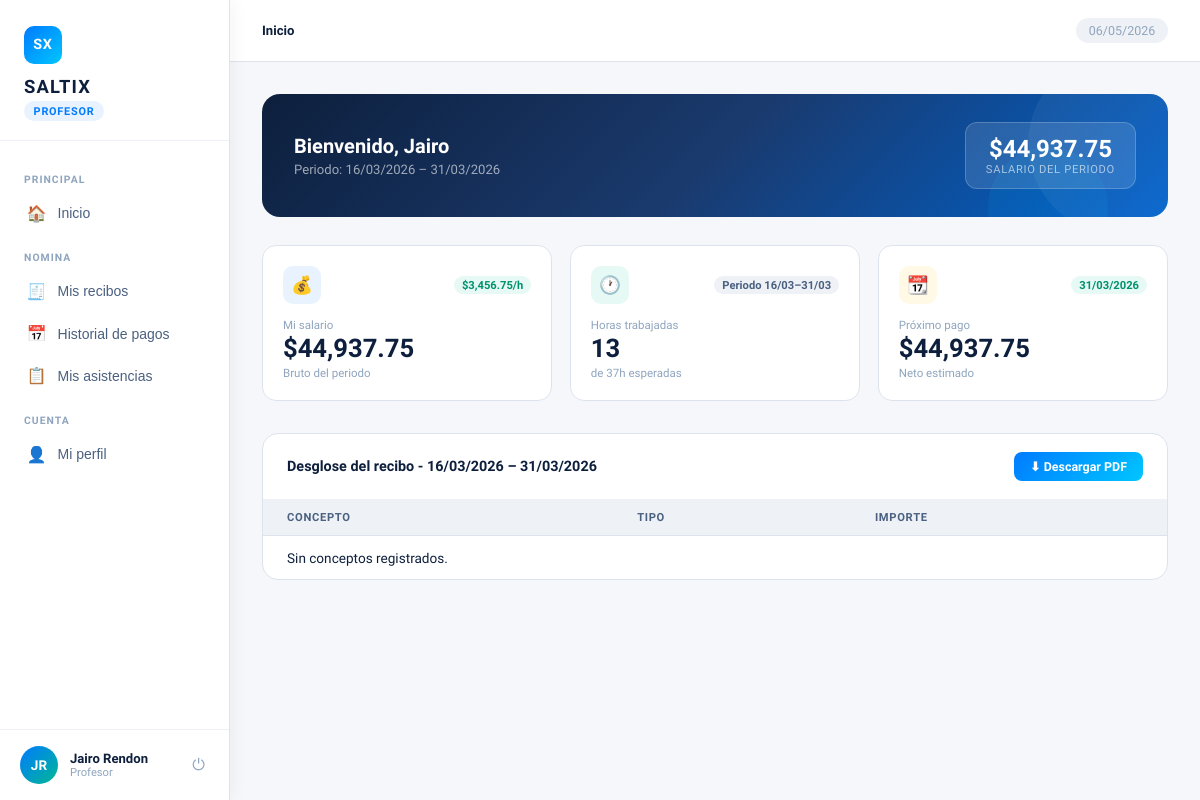
The app's page /profesores/ (signed in) with its own data.
### users/models.py (models this page shows, shortened)
class Usuario(AbstractBaseUser, PermissionsMixin):
    email = models.EmailField(max_length=254, unique=True)
    nombre = models.CharField(max_length=50, blank=False, null=False)
    apellido = models.CharField(max_length=50, blank=False, null=False)
    is_active = models.BooleanField(default=True)
    is_staff = models.BooleanField(default=False)
    date_joined = models.DateTimeField(default=timezone.now)
    last_login = models.DateTimeField(null=True, blank=True)
    rol_id = models.ForeignKey('Rol', on_delete=models.PROTECT, null=True, blank=True, related_name='users')
    objects = UsuarioManager()
    USERNAME_FIELD = "email"
    REQUIRED_FIELDS = ["nombre", "apellido"]

class Rol(models.Model):
    nombre = models.CharField(max_length=50, blank=False, null=False)
    descripcion = models.TextField(max_length=1000, blank=True, null=True)

### Profesores/views.py (the view, shortened to what this page needs)
# urls.py: path("", views.dashboard, name="contabilidad_dashboard"),
@login_required
def dashboard(request):
    usuario = request.user
    profesor = Profesor.objects.select_related("usuario").get(usuario_id=usuario.id)
    diasp = ["LUN", "MAR", "MIE", "JUE", "VIE", "SAB"]
    hoy = timezone.localdate()
    try:
        week_offset = int(request.GET.get("week_offset", 0) or 0)
    except (TypeError, ValueError):
        week_offset = 0
    nav = unjustified_absences_navigation(hoy=hoy)
    max_week_offset = int(nav["max_week_offset"] or 0)
    max_offset_actual = int(nav["max_offset_actual"] or 0)
    prev_offset = nav.get("prev_offset", None)
    prev_offset = int(prev_offset) if prev_offset is not None else None
    week_offset = max(0, min(week_offset, max_week_offset))
    if prev_offset is not None and week_offset > max_offset_actual and week_offset != prev_offset:
        week_offset = prev_offset
    def week_prev(off: int) -> int:
        if prev_offset is not None and off == max_offset_actual:
            return prev_offset
        return min(max_week_offset, off + 1)
    def week_next(off: int) -> int:
        if prev_offset is not None and off == prev_offset:
            return max_offset_actual
        return max(0, off - 1)
    week_offset_prev = week_prev(week_offset)
    week_offset_next = week_next(week_offset)
    periodo_actual = current_payroll_period(hoy=hoy)
    faltas_qs, faltas_rango_semana, faltas_rango_periodo, faltas_rango_efectivo = unjustified_absences_queryset(
        profesor=profesor,
        hoy=hoy,
        week_offset=week_offset,
    )
    inicio_semana = faltas_rango_semana.inicio
    fin_semana = faltas_rango_semana.fin
    asistenciap = Asistencia.objects.filter(profesor=profesor, fecha__range=(inicio_semana, fin_semana))
    clasep = (
        Horario.objects.filter(profesor_id=profesor.id, activo=True).order_by("dia_semana", "hora_inicio")
        .prefetch_related(Prefetch("asistencia_set", queryset=asistenciap, to_attr="_asistencias_semana"))
    )
    horario_color = {}
    horario_estado = {}
    dias_map = {"LUN": 0, "MAR": 1, "MIE": 2, "JUE": 3, "VIE": 4, "SAB": 5}
    for clase in clasep:
        dia_clase = dias_map.get(clase.dia_semana)
        if dia_clase is None:
            continue
        fecha_clase = inicio_semana + timedelta(days=dia_clase)
        estado = obtener_estado_clase(profesor, clase, fecha_clase)
        horario_color[clase.id] = obtener_color_estado(estado)
        horario_estado[clase.id] = estado
    stats = period_stats(profesor=profesor, hoy=hoy)
    kpis = dashboard_kpis(profesor=profesor, hoy=hoy, rango_periodo=periodo_actual)
    horarios_clase = kpis["horarios_clase"]
    minutos_trabajados_periodo = kpis["minutos_trabajados_periodo"]
    minutos_esperados_periodo = kpis["minutos_esperados_periodo"]
    mes_inicio = kpis["mes_inicio"]
    mes_fin = kpis["mes_fin"]
    salario_bruto_real_periodo = kpis["salario_bruto_real_periodo"]
    faltas_paginator = Paginator(faltas_qs, 12)
    faltas_page = faltas_paginator.get_page(request.GET.get("page"))
    context = {
        "fecha_actual": hoy.strftime("%d/%m/%Y"),
        "nombrep": profesor.usuario.nombre,
        "apellidop": profesor.usuario.apellido,
        "salariop": format_money(salario_bruto_real_periodo),
        "salariomensualp": format_money(salario_bruto_real_periodo),
        "salarionetop": f"${format_money(salario_bruto_real_periodo)}",
        "salario_trend_label": f"${format_money(profesor.costo_por_hora)}/h",
        "horasesperadasp": format_hours(minutos_esperados_periodo),
        "horasp": format_hours(minutos_trabajados_periodo),
        "horas_trend_label": f"Periodo {periodo_actual.inicio.strftime('%d/%m')}–{periodo_actual.fin.strftime('%d/%m')}",
        "proximo_pago_fecha": periodo_actual.fin.strftime("%d/%m/%Y"),
        "resumen_mes_label": f"Periodo: {periodo_actual.inicio.strftime('%d/%m/%Y')} – {periodo_actual.fin.strftime('%d/%m/%Y')}",
        "recibo_periodo_label": f"{mes_inicio.strftime('%d/%m/%Y')} – {mes_fin.strftime('%d/%m/%Y')}",
        "recibo_detalle": [],
        "recibos": [],
        "horaclasep": range(5, 24),
        "horaactualp": timezone.localtime(timezone.now()),
        "diasp": diasp,
        "diaactualp": diasp[hoy.weekday()] if hoy.weekday() < 6 else "",
        "is_current_week": inicio_semana <= hoy <= fin_semana and hoy.weekday() < 6,
        "clasep": clasep,
        "asistenciap": asistenciap,
        "horario_color": horario_color,
        "horario_estado": horario_estado,
        "week_offset": week_offset,
        "max_week_offset": max_week_offset,
        "week_offset_prev": week_offset_prev,
        "week_offset_next": week_offset_next,
        "faltas_page": faltas_page,
        "faltas_semana_inicio": faltas_rango_semana.inicio,
        "faltas_semana_fin": faltas_rango_semana.fin,
        "faltas_periodo_inicio": faltas_rango_periodo.inicio,
        "faltas_periodo_fin": faltas_rango_periodo.fin,
        "faltas_rango_efectivo": faltas_rango_efectivo,
        "stat_asistencias": stats.get("asistencias", 0),
        "stat_retardos": stats.get("retardos", 0),
        "stat_faltas": stats.get("faltas", 0),
        "stat_justificadas": stats.get("justificadas", 0),
        "incidencias_profesor": (
            Incidencia.objects.select_related("asistencia", "aprobador")
            .filter(asistencia__profesor=profesor)
            .order_by("-fecha_solicitud", "-id")[:10]
        ),
        **profesor_profile_context(profesor=profesor, hoy=hoy, horarios_clase=horarios_clase),
    }
    return render(request, "Profesores/dashboard.html", context)

### Profesores/templates/Profesores/dashboard.html (shortened to what this page needs)
{% extends "core/layout.html" %}
{% load my_filters %}
{% load static %}
{% block page_css %}
<link rel="stylesheet" href="{% static 'css/dashboard_base.css' %}">
<link rel="stylesheet" href="{% static 'css/dashboard_profesor.css' %}">
{% endblock %}
{% block topbar %}
<header class="topbar">
    <div class="topbar-left">
        <div class="breadcrumb" id="breadcrumb">
        </div>
    </div>
    <div class="topbar-date">{{ fecha_actual }}</div>
</header>
{% endblock %}
{% block content %}
    <div class="page active" id="page-inicio">
        <div class="welcome-banner">
            <div class="welcome-text">
                <h2>Bienvenido, {{ nombrep }}</h2>
                <p>{{ resumen_mes_label }}</p>
            </div>
            <div class="welcome-badge">
                <div class="amount">${{ salariomensualp }}</div>
                <div class="amount-label">Salario del periodo</div>
            </div>
        </div>
        <div class="cards-grid">
            <div class="card">
                <div class="card-top">
                    <div class="card-icon-wrap icon-blue">💰</div>
                    <span class="card-trend trend-up">{{ salario_trend_label }}</span>
                </div>
                <div class="card-label">Mi salario</div>
                <div class="card-value">${{ salariop }}</div>
                <div class="card-sub">Bruto del periodo</div>
            </div>
            <div class="card">
                <div class="card-top">
                    <div class="card-icon-wrap icon-green">🕐</div>
                    <span class="card-trend trend-same">{{ horas_trend_label }}</span>
                </div>
                <div class="card-label">Horas trabajadas</div>
                <div class="card-value">{{ horasp }}</div>
                <div class="card-sub">de {{ horasesperadasp }}h esperadas</div>
            </div>
            <div class="card">
                <div class="card-top">
                    <div class="card-icon-wrap icon-yellow">📆</div>
                    <span class="card-trend trend-up">{{ proximo_pago_fecha }}</span>
                </div>
                <div class="card-label">Próximo pago</div>
                <div class="card-value">{{ salarionetop }}</div>
                <div class="card-sub">Neto estimado</div>
            </div>
        </div>
        <div class="table-wrap">
            <div class="table-header">
                <h3>Desglose del recibo - {{ recibo_periodo_label }}</h3>
                <button class="btn-primary">⬇ Descargar PDF</button>
            </div>
            <table>
                <thead>
                    <tr>
                        <th>Concepto</th>
                        <th>Tipo</th>
                        <th>Importe</th>
                    </tr>
                </thead>
                <tbody>
                {% for item in recibo_detalle %}
                    <tr>
                        <td>{{ item.concepto }}</td>
                        <td><span class="pill {{ item.tipo_clase }}">{{ item.tipo_label }}</span></td>
                        <td>{{ item.importe }}</td>
                    </tr>
                {% empty %}
                    <tr><td colspan="3">Sin conceptos registrados.</td></tr>
                {% endfor %}
                </tbody>
            </table>
        </div>
    </div>
</div>
</div>
{% endblock %}

### core/templates/core/layout.html (shortened to what this page needs)
{% load static %}
<!DOCTYPE html>
<html lang="es">
<head>
  {% block page_css %}{% endblock %}
</head>
<body>
  {% if user.is_authenticated %}
    {% with role=user.rol_id.nombre|default:""|lower %}
      {% if role == "jefatura" %}
        <aside class="sidebar" id="sidebar">
          <div class="sidebar-logo">
            <div class="logo-mark">SX</div>
            <h1>SALTIX</h1>
            <span class="role-tag">Panel de Jefatura</span>
          </div>
          <nav>
            <button class="nav-item active" onclick="showPage('equipo', this)">
              <span class="icon">&#x1F465;</span> Mi equipo
            </button>
            <button class="nav-item" onclick="showPage('asistencia', this)">
              <span class="icon">&#x1F550;</span> Asistencia
            </button>
            <button class="nav-item" onclick="showPage('solicitudes', this)">
              <span class="icon">&#x1F4CB;</span> Solicitudes
              <span class="badge" id="badge-sol" style="position:relative;top:0;right:0;margin-left:auto;background:#e74c3c;color:#fff;border-radius:999px;padding:1px 7px;font-size:0.68rem;">{{ solicitudes_pendientes_total }}</span>
            </button>
            <button class="nav-item" onclick="showPage('reportes', this)">
              <span class="icon">&#x1F4CA;</span> Reportes
            </button>
          </nav>
          <div class="sidebar-profile">
            <div class="avatar">{{ user.nombre|default:"U"|slice:":1" }}{{ user.apellido|default:""|slice:":1" }}</div>
            <div class="profile-info">
              <div class="profile-name">{{ user.nombre }} {{ user.apellido }}</div>
              <div class="profile-role">{{ user.rol_id.nombre|default:"" }}</div>
            </div>
            <form action="{% url 'logout' %}" method="post" class="logout-form">
              {% csrf_token %}
              <button class="logout-btn" type="submit" title="Cerrar sesion">&#x23FB;</button>
            </form>
          </div>
        </aside>
      {% elif role == "profesor"%}
        <aside class="sidebar" id="sidebar">
          <div class="sidebar-logo">
            <div class="logo-mark">SX</div>
            <h1>SALTIX</h1>
            <span class="role-tag">Profesor</span>
          </div>
          <nav>
            <div class="nav-label">Principal</div>
            <button class="nav-item active" onclick="showPage('inicio',this)">
              <span class="icon">&#x1F3E0;</span>
              Inicio
            </button>
            <div class="nav-label">Nomina</div>
            <button class="nav-item" onclick="showPage('recibos',this)">
              <span class="icon">&#x1F9FE;</span>
              Mis recibos
            </button>
            <button class="nav-item" onclick="showPage('historial',this)">
              <span class="icon">&#x1F4C5;</span>
              Historial de pagos
            </button>
            <button class="nav-item" onclick="showPage('asistencias',this)">
              <span class="icon">&#x1F4CB;</span>
              Mis asistencias
            </button>
            <div class="nav-label">Cuenta</div>
            <button class="nav-item" onclick="showPage('perfil',this)">
              <span class="icon">&#x1F464;</span>
              Mi perfil
            </button>
          </nav>
          <div class="sidebar-profile">
            <div class="avatar">{{ user.nombre|default:"U"|slice:":1" }}{{ user.apellido|default:""|slice:":1" }}</div>
            <div class="profile-info">
              <div class="profile-name">{{ user.nombre }} {{ user.apellido }}</div>
              <div class="profile-role">{{ user.rol_id.nombre|default:"" }}</div>
            </div>
            <form action="{% url 'logout' %}" method="post" class="logout-form">
              <button class="logout-btn" type="submit" title="Cerrar sesion">&#x23FB;</button>
            </form>
          </div>
        </aside>
      {% endif %}
    {% endwith %}
  {% endif %}
  <div class="main">
    {% block topbar %}{% endblock %}
    <div class="content">
      {% block content %}{% endblock %}
</body>
</html>

### records on screen
Usuario: nombre "J", apellido "R", nombre "Jairo", apellido "Rendon", rol_id.nombre "Profesor"

### other values on screen
{{ fecha_actual }} "06/05/2026"
{{ resumen_mes_label }} "Periodo: 16/03/2026 – 31/03/2026"
{{ salariomensualp }} "44,937.75"
{{ salario_trend_label }} "$3,456.75/h"
{{ salariop }} "44,937.75"
{{ horas_trend_label }} "Periodo 16/03–31/03"
{{ horasp }} "13"
{{ horasesperadasp }} "37"
{{ proximo_pago_fecha }} "31/03/2026"
{{ salarionetop }} "$44,937.75"
{{ recibo_periodo_label }} "16/03/2026 – 31/03/2026"
